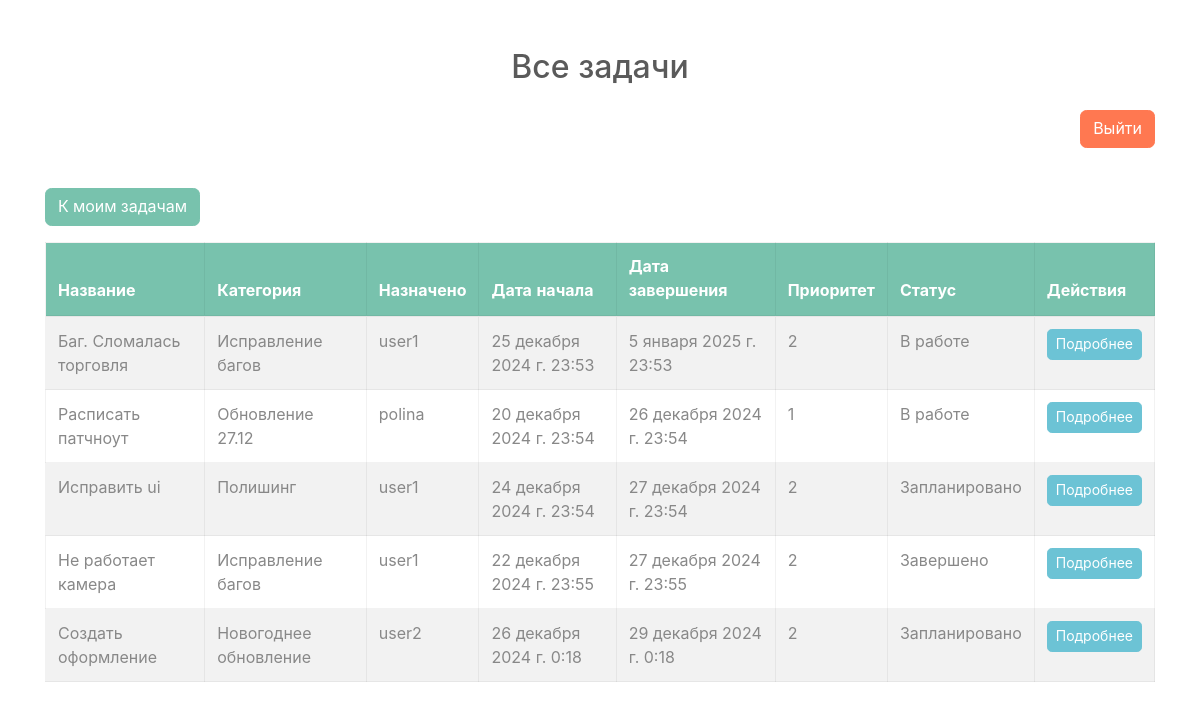
Page /tasks/all/ (signed in) on the committed database.
### task_management_system_app/models.py (models this page shows)
class Task(models.Model):
    STATUS_CHOICES = [
        ('planned', 'Запланировано'),
        ('in_progress', 'В работе'),
        ('completed', 'Завершено'),
    ]
    name = models.CharField(max_length=100)
    category = models.ForeignKey(Category, on_delete=models.CASCADE)
    assigned_to = models.ForeignKey(User, on_delete=models.CASCADE, related_name='tasks')
    start_date = models.DateTimeField()
    end_date = models.DateTimeField()
    priority = models.IntegerField(default=1)
    description = models.TextField(default='')
    is_completed = models.BooleanField(default=False)
    status = models.CharField(
        max_length=20,
        choices=STATUS_CHOICES,
        default='planned'
    )

class Category(models.Model):
    name = models.CharField(max_length=100)

### task_management_system_app/views.py (the view)
# urls.py: path('tasks/all/', views.all_tasks_list, name='all_tasks_list'),
@login_required
def all_tasks_list(request):
    tasks = Task.objects.select_related('category', 'assigned_to').all()
    return render(request, 'all_tasks_list.html', {'tasks': tasks})

### task_management_system_app/templates/all_tasks_list.html (shortened to what this page needs)
<!DOCTYPE html>
<html lang="ru">
<head>
    <link rel="stylesheet" href="https://cdn.jsdelivr.net/npm/bootswatch@4.5.2/dist/minty/bootstrap.min.css">
</head>
<body>
    <div class="container mt-5">
        <h2 class="text-center mb-4">Все задачи</h2>
        <div class="mb-3 text-right">
            <a href="{% url 'logout' %}" class="btn btn-danger ml-2">Выйти</a>
        </div>
        <br/>
        <div class="mb-3">
            <a href="{% url 'user_tasks_list' %}" class="btn btn-primary">К моим задачам</a>
        </div>
        {% if tasks %}
        <table class="table table-bordered table-striped">
            <thead class="thead-dark">
                <tr>
                    <th>Название</th>
                    <th>Категория</th>
                    <th>Назначено</th>
                    <th>Дата начала</th>
                    <th>Дата завершения</th>
                    <th>Приоритет</th>
                    <th>Статус</th>
                    <th>Действия</th>
                </tr>
            </thead>
            <tbody>
                {% for task in tasks %}
                <tr>
                    <td>{{ task.name }}</td>
                    <td>{{ task.category.name }}</td>
                    <td>{{ task.assigned_to.username }}</td>
                    <td>{{ task.start_date }}</td>
                    <td>{{ task.end_date }}</td>
                    <td>{{ task.priority }}</td>
                    <td>{{ task.get_status_display }}</td>
                    <td>
                        <button type="button" class="btn btn-info btn-sm" data-toggle="modal"
                            data-target="#taskModal_{{ task.id }}">Подробнее</button>
                    </td>
                </tr>
                {% endfor %}
            </tbody>
        </table>
        {% else %}
        <p class="text-muted">Задач пока нет.</p>
        {% endif %}
    </div>
</body>
</html>

### rows in the picture
Task: name "Баг. Сломалась торговля", category.name "Исправление багов", assigned_to.username "user1", start_date "25 декабря 2024 г. 23:53", end_date "5 января 2025 г. 23:53", priority "2", status "В работе"
Task: name "Расписать патчноут", category.name "Обновление 27.12", assigned_to.username "polina", start_date "20 декабря 2024 г. 23:54", end_date "26 декабря 2024 г. 23:54", priority "1", status "В работе"
Task: name "Исправить ui", category.name "Полишинг", assigned_to.username "user1", start_date "24 декабря 2024 г. 23:54", end_date "27 декабря 2024 г. 23:54", priority "2", status "Запланировано"
Task: name "Не работает камера", category.name "Исправление багов", assigned_to.username "user1", start_date "22 декабря 2024 г. 23:55", end_date "27 декабря 2024 г. 23:55", priority "2", status "Завершено"
Task: name "Создать оформление", category.name "Новогоднее обновление", assigned_to.username "user2", start_date "26 декабря 2024 г. 0:18", end_date "29 декабря 2024 г. 0:18", priority "2", status "Запланировано"
